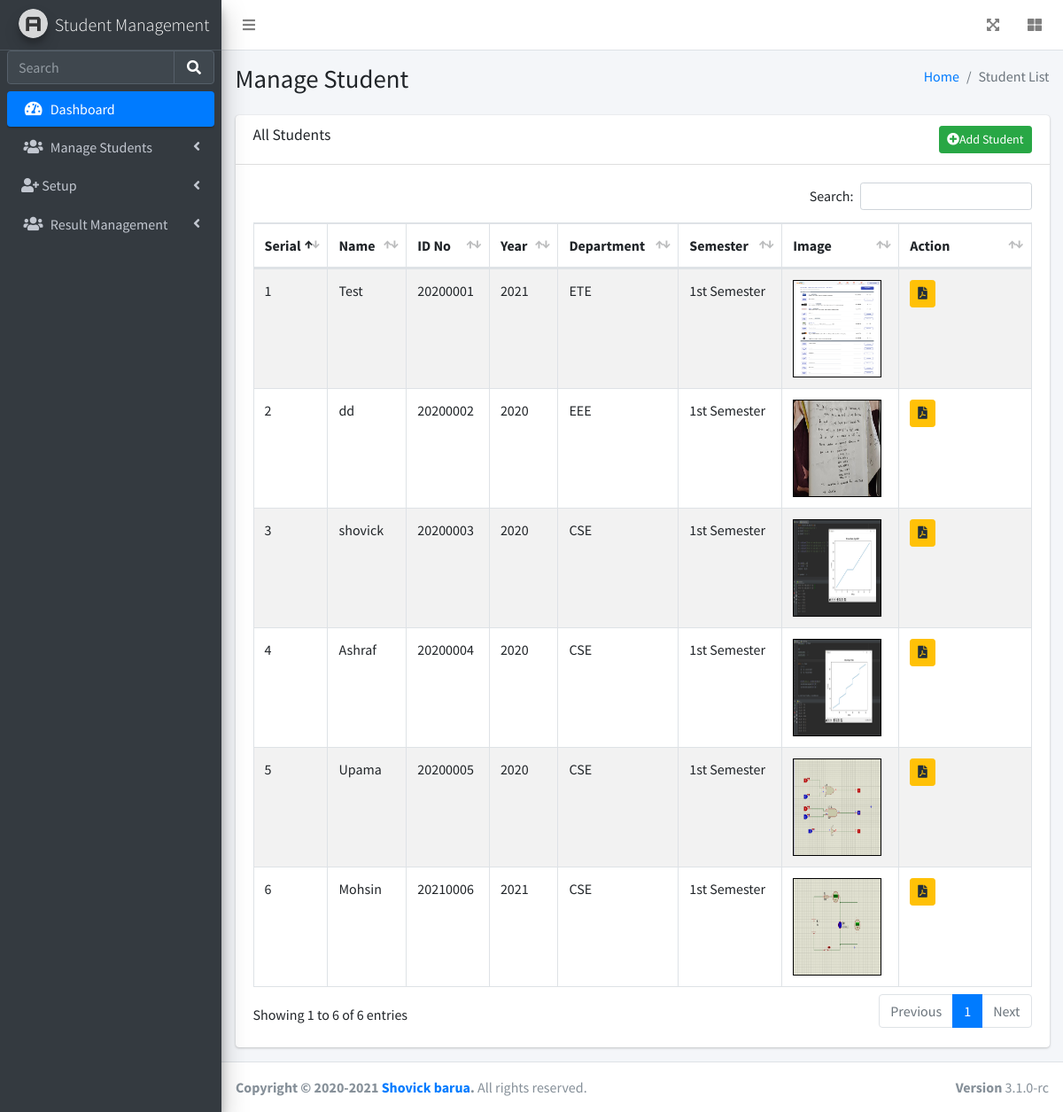
The app's page /student_list.php (signed in) with its own data.
### tables this page shows
CREATE TABLE `add_student` (
  `id` int(11) NOT NULL,
  `usertype` varchar(255) NOT NULL,
  `name` varchar(255) NOT NULL,
  `fName` varchar(255) NOT NULL,
  `mName` varchar(255) NOT NULL,
  `mobile` int(15) NOT NULL,
  `address` varchar(255) NOT NULL,
  `gender` varchar(100) NOT NULL,
  `religion` varchar(255) NOT NULL,
  `discount` varchar(255) NOT NULL,
  `id_no` int(100) NOT NULL,
  `dob` date NOT NULL,
  `year_id` int(100) NOT NULL,
  `class_id` int(100) NOT NULL,
  `group_id` int(100) NOT NULL,
  `shift_id` int(100) NOT NULL,
  `image` varchar(255) NOT NULL
);

CREATE TABLE `year` (
  `id` int(11) NOT NULL,
  `name` varchar(255) NOT NULL
);

CREATE TABLE `stugroup` (
  `id` int(11) NOT NULL,
  `name` varchar(255) NOT NULL
);

CREATE TABLE `class` (
  `id` int(11) NOT NULL,
  `name` varchar(255) NOT NULL
);

### student_list.php (the view, shortened to what this page needs)
<?php
include('includes/header.php');
include('includes/menu.php');
?>
  <div class="content-wrapper">
    <div class="content-header">
      <div class="container-fluid">
        <div class="row mb-2">
          <div class="col-sm-6">
            <h1 class="m-0">Manage Student</h1>
          </div>
          <div class="col-sm-6">
            <ol class="breadcrumb float-sm-right">
              <li class="breadcrumb-item"><a href="#">Home</a></li>
              <li class="breadcrumb-item active">Student List</li>
            </ol>
          </div>
        </div>
      </div>
    </div>
    <div class="content">
      <div class="container-fluid">
		<div class="row">
			<div class="col-lg-12">
				<div class="card">
				  <div class="card-header">
					<h3 class="card-title">All Students</h3>
					<a href="add_student.php" class="btn btn-success float-right btn-sm"><i class="fa fa-plus-circle"></i>Add Student</a>
				  </div>
					<div class="card-body">
          <table id="example1" class="table table-bordered table-striped">
						  <thead>
						  <tr>
                <th width="7%">Serial</th>
                <th>Name</th>
                <th>ID No</th>
                <th>Year</th>
                <th>Department</th>
                <th>Semester</th>
                <th>Image</th>
                <th width="17%">Action</th>
						  </tr>
						  </thead>
						  <tbody>
              <?php
                $sql = "select *,class.name as semester,add_student.name,add_student.id as stId,add_student.id_no,add_student.image ,year.name as yearName,stugroup.name as groupName from add_student
                join stugroup on add_student.group_id = stugroup.id
                join class on add_student.class_id = class.id
                join year on add_student.year_id = year.id";
                $result = $con->query($sql);
                $index=1;
                if($result->num_rows > 0){
                  while($row = $result->fetch_assoc()){
                ?>
                  <tr>
                    <td><?php echo $index++; ?></td>
                    <td><?php echo $row['name']; ?></td>
                    <td><?php echo $row['id_no']; ?></td>
                    <td><?php echo $row['yearName']; ?></td>
                    <td><?php echo $row['groupName']; ?></td>
                    <td><?php echo $row['semester']; ?></td>
                    <td><img src="<?php echo $row['image']; ?>" style="width:100px;height:110px;border:1px solid #000;"></td>
                    <td>
                    <a title="PDF" href="view_student.php?id=<?php echo $row['stId']; ?>" class="btn btn-warning btn-sm"><i class="fa fa-file-pdf"></i></a>
                    </td>
                  </tr>
                <?php
                  }
                }
              ?>
						  </tbody>
						</table>
					</div>
				</div>
			</div>
		</div>
      </div>
    </div>
  </div>
<?php
include('includes/footer.php');
?>

### includes/header.php (shortened to what this page needs)
<!DOCTYPE html>
<html lang="en">
<head>
  <link rel="stylesheet" href="plugins/fontawesome-free/css/all.min.css">
  <link rel="stylesheet" href="https://code.ionicframework.com/ionicons/2.0.1/css/ionicons.min.css">
  <link rel="stylesheet" href="plugins/datatables-bs4/css/dataTables.bootstrap4.min.css">
  <link rel="stylesheet" href="plugins/datatables-responsive/css/responsive.bootstrap4.min.css">
  <link rel="stylesheet" href="plugins/datatables-buttons/css/buttons.bootstrap4.min.css">
  <link rel="stylesheet" href="dist/css/adminlte.min.css">
</head>
<body class="hold-transition sidebar-mini">
	<div class="wrapper">
  <nav class="main-header navbar navbar-expand navbar-white navbar-light">
    <ul class="navbar-nav">
      <li class="nav-item">
        <a class="nav-link" data-widget="pushmenu" href="#" role="button"><i class="fas fa-bars"></i></a>
      </li>
    </ul>
    <ul class="navbar-nav ml-auto">
      <li class="nav-item">
        <a class="nav-link" data-widget="fullscreen" href="#" role="button">
          <i class="fas fa-expand-arrows-alt"></i>
        </a>
      </li>
      <li class="nav-item">
        <a class="nav-link" data-widget="control-sidebar" data-slide="true" href="#" role="button">
          <i class="fas fa-th-large"></i>
        </a>
      </li>
    </ul>
  </nav>

### includes/menu.php (shortened to what this page needs)
<aside class="main-sidebar sidebar-dark-primary elevation-4">
  <a href="index3.html" class="brand-link">
    <img src="dist/img/AdminLTELogo.png" alt="AdminLTE Logo" class="brand-image img-circle elevation-3" style="opacity: .8">
    <span class="brand-text font-weight-light">Student Management</span>
  </a>
  <div class="sidebar">
    <div class="form-inline">
      <div class="input-group" data-widget="sidebar-search">
        <input class="form-control form-control-sidebar" type="search" placeholder="Search" aria-label="Search">
        <div class="input-group-append">
          <button class="btn btn-sidebar">
            <i class="fas fa-search fa-fw"></i>
          </button>
        </div>
      </div>
    </div>
    <nav class="mt-2">
      <ul class="nav nav-pills nav-sidebar flex-column" data-widget="treeview" role="menu" data-accordion="false">
        <li class="nav-item menu-open">
          <a href="dashboard.php" class="nav-link active">
            <i class="nav-icon fas fa-tachometer-alt"></i>
            <p>
              Dashboard
            </p>
          </a>
        </li>
        <li class="nav-item">
          <a href="#" class="nav-link">
            <i class="nav-icon fas fa-users"></i>
            <p>
              Manage Students
              <i class="fas fa-angle-left right"></i>
            </p>
          </a>
        </li>
        <li class="nav-item">
          <a href="#" class="nav-link">
          <i class="fas fa-user-plus"> </i>
            <p>
               Setup
              <i class="fas fa-angle-left right"></i>
            </p>
          </a>
        </li>
        <li class="nav-item">
      <a href="#" class="nav-link">
        <i class="nav-icon fas fa-users"></i>
        <p>
          Result Management
          <i class="fas fa-angle-left right"></i>
        </p>
      </a>
    </li>
      </ul>
    </nav>
  </div>
</aside>

### includes/footer.php (shortened to what this page needs)
  <footer class="main-footer">
    <strong>Copyright &copy; 2020-2021 <a href="">Shovick barua</a>.</strong>
    All rights reserved.
    <div class="float-right d-none d-sm-inline-block">
      <b>Version</b> 3.1.0-rc
    </div>
  </footer>
</div>
</body>
</html>

### records on screen
add_student: name "Test", id_no "20200001", year.name "2021", stugroup.name "ETE", class.name "1st Semester", image (picture)
add_student: name "dd", id_no "20200002", year.name "2020", stugroup.name "EEE", class.name "1st Semester", image (picture)
add_student: name "shovick", id_no "20200003", year.name "2020", stugroup.name "CSE", class.name "1st Semester", image (picture)
add_student: name "Ashraf", id_no "20200004", year.name "2020", stugroup.name "CSE", class.name "1st Semester", image (picture)
add_student: name "Upama", id_no "20200005", year.name "2020", stugroup.name "CSE", class.name "1st Semester", image (picture)
add_student: name "Mohsin", id_no "20210006", year.name "2021", stugroup.name "CSE", class.name "1st Semester", image (picture)
